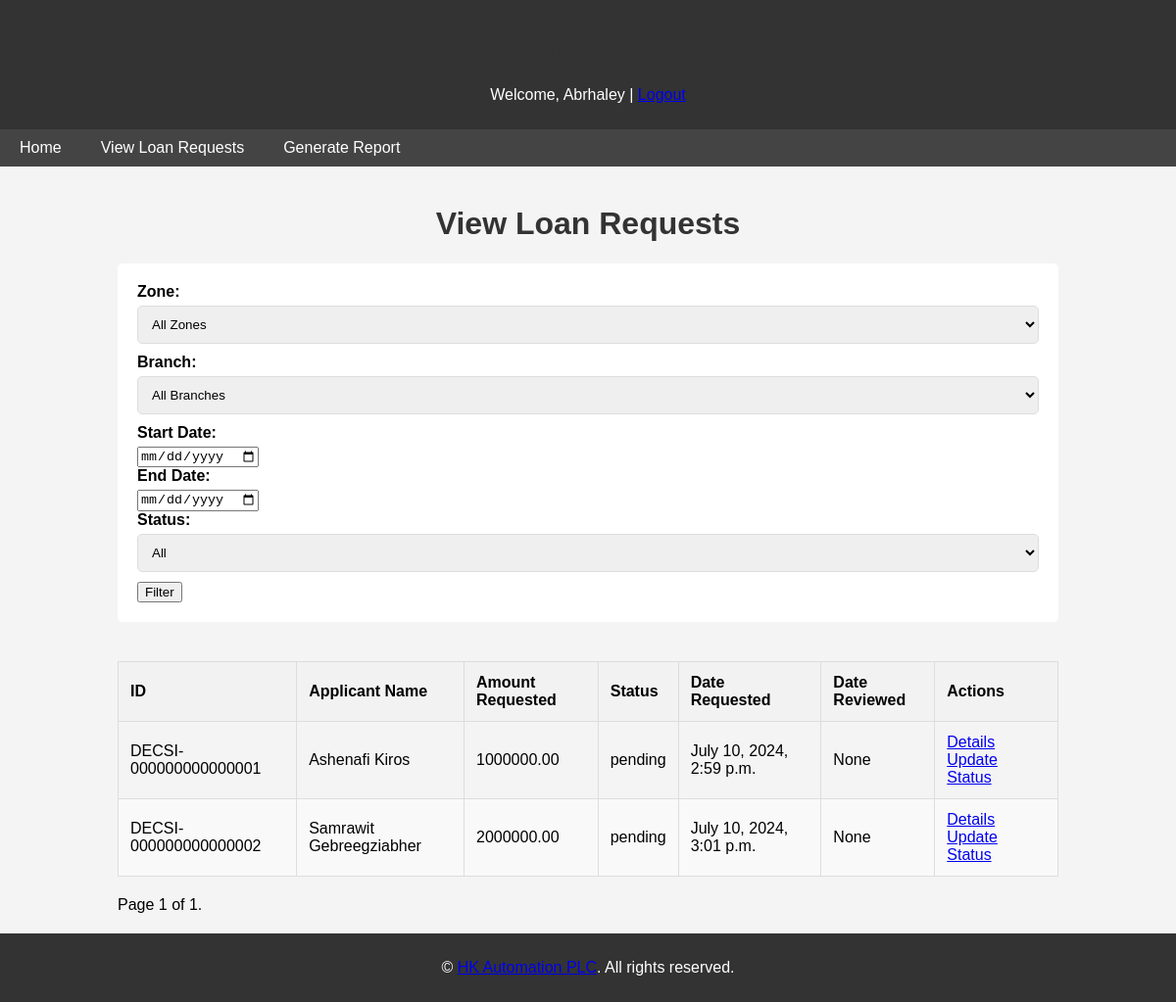
/view_loan_requests_operation_manager/ (signed in), run on an earlier commit of the app's database.
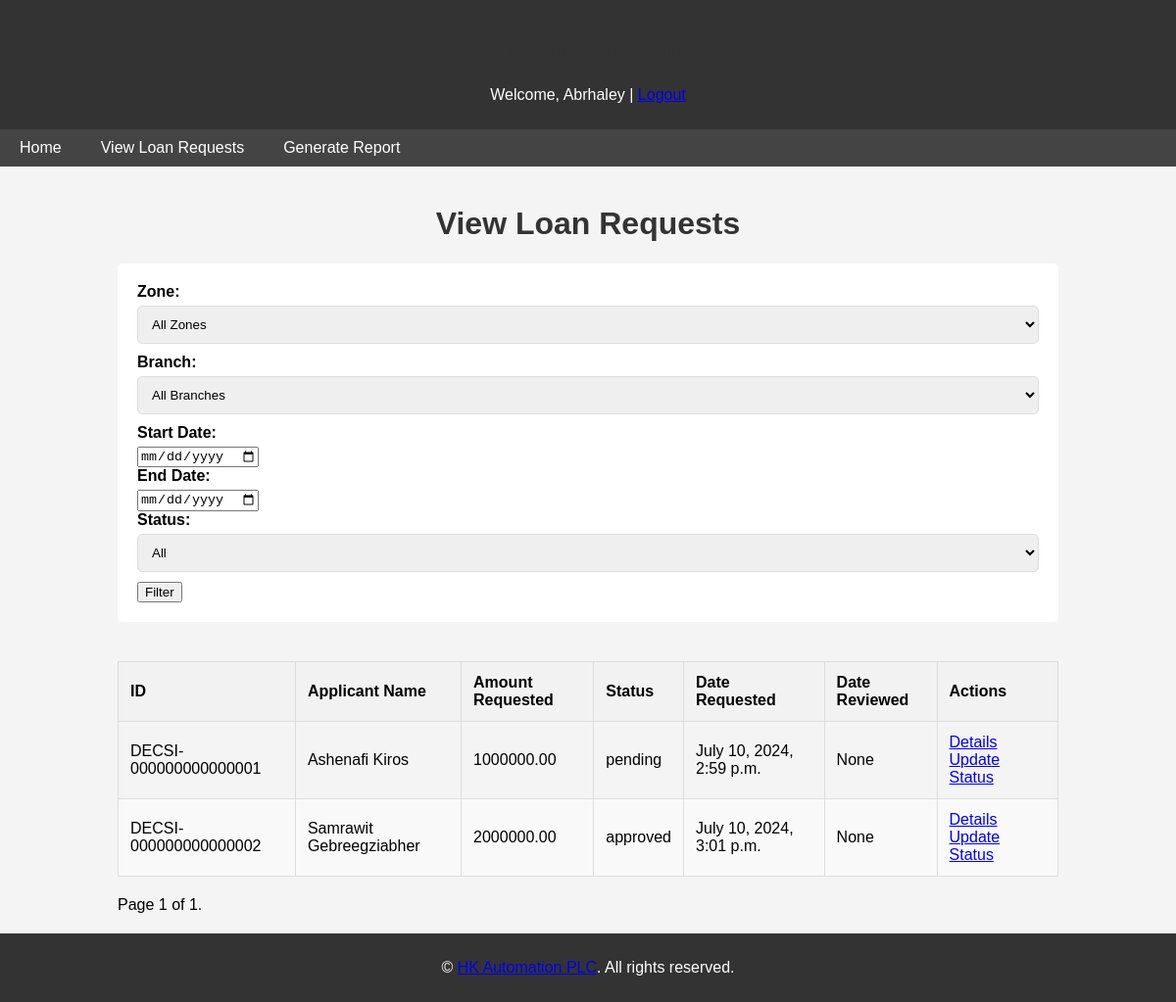
And on a later commit of the database.
### loans/models.py (models this page shows, shortened)
class LoanRequest(models.Model):
    loan_request_id = models.CharField(max_length=22, unique=True)
    applicant_name = models.CharField(max_length=255)
    phone_number = models.CharField(max_length=15)
    email = models.EmailField()
    category = models.ForeignKey(LoanCategory, on_delete=models.CASCADE)
    collateral = models.ForeignKey(CollateralType, on_delete=models.CASCADE)
    amount_requested = models.DecimalField(max_digits=20, decimal_places=2)
    reason = models.TextField()
    status = models.CharField(max_length=20, default='pending')
    operation_manager_approval = models.BooleanField(default=False)
    finance_approval = models.BooleanField(default=False)
    date_requested = models.DateTimeField(auto_now_add=True)
    date_reviewed = models.DateTimeField(null=True, blank=True)
    branch = models.ForeignKey(Branch, on_delete=models.CASCADE)

### loans/views.py (the view)
# urls.py: path('view_loan_requests_operation_manager/', views.view_loan_requests_operation_manager, name='view_loan_requests_operation_manager'),
@login_required
@user_passes_test(lambda u: u.role == 'operational_manager')
def view_loan_requests_operation_manager(request):
    loan_requests = LoanRequest.objects.all()  # Operation managers can see all requests
    zone_id = request.GET.get('zone_id')
    branch_id = request.GET.get('branch_id')
    start_date = request.GET.get('start_date')
    end_date = request.GET.get('end_date')
    status = request.GET.get('status')
    if zone_id:
        loan_requests = loan_requests.filter(branch__zone_id=zone_id)
    if branch_id:
        loan_requests = loan_requests.filter(branch_id=branch_id)
    if start_date and end_date:
        loan_requests = loan_requests.filter(date_requested__range=[start_date, end_date])
    if status:
        loan_requests = loan_requests.filter(status=status)
    paginator = Paginator(loan_requests, 10)  # Show 10 loan requests per page
    page_number = request.GET.get('page')
    page_obj = paginator.get_page(page_number)
    context = {
        'page_obj': page_obj,
        'zones': Zone.objects.all(),
        'branches': Branch.objects.all(),
    }
    return render(request, 'loans/view_loan_requests_operation_manager.html', context)

### templates/loans/view_loan_requests_operation_manager.html (shortened to what this page needs)
{% extends "base.html" %}
{% block content %}
<h1>View Loan Requests</h1>
<form method="get">
    <label for="zone">Zone:</label>
    <select name="zone_id" id="zone">
        <option value="">All Zones</option>
    </select>
    <label for="branch">Branch:</label>
    <select name="branch_id" id="branch">
        <option value="">All Branches</option>
    </select>
    <label for="start_date">Start Date:</label>
    <input type="date" name="start_date" id="start_date">
    <label for="end_date">End Date:</label>
    <input type="date" name="end_date" id="end_date">
    <label for="status">Status:</label>
    <select name="status" id="status">
        <option value="">All</option>
    </select>
    <button type="submit">Filter</button>
</form>
<div class="table-container">
    <table>
        <thead>
            <tr>
                <th>ID</th>
                <th>Applicant Name</th>
                <th>Amount Requested</th>
                <th>Status</th>
                <th>Date Requested</th>
                <th>Date Reviewed</th>
                <th>Actions</th>
            </tr>
        </thead>
        <tbody>
            {% for loan_request in page_obj %}
            <tr>
                <td>{{ loan_request.loan_request_id }}</td>
                <td>{{ loan_request.applicant_name }}</td>
                <td>{{ loan_request.amount_requested }}</td>
                <td>{{ loan_request.status }}</td>
                <td>{{ loan_request.date_requested }}</td>
                <td>{{ loan_request.date_reviewed }}</td>
                <td>
                    <a href="{% url 'loan_request_detail_operation_manager' loan_request.id %}">Details</a>
                    {% if user.role == 'operational_manager' %}
                        <a href="{% url 'update_operation_manager_approval' loan_request.id %}">Update Status</a>
                    {% endif %}
                </td>
            </tr>
            {% endfor %}
        </tbody>
    </table>
</div>
<div class="pagination">
    <span class="step-links">
        <span class="current">
            Page {{ page_obj.number }} of {{ page_obj.paginator.num_pages }}.
        </span>
    </span>
</div>
{% endblock %}

What changed in the data, as far as the page shows it:
changed LoanRequest "DECSI-000000000000002": status "pending" → "approved"
